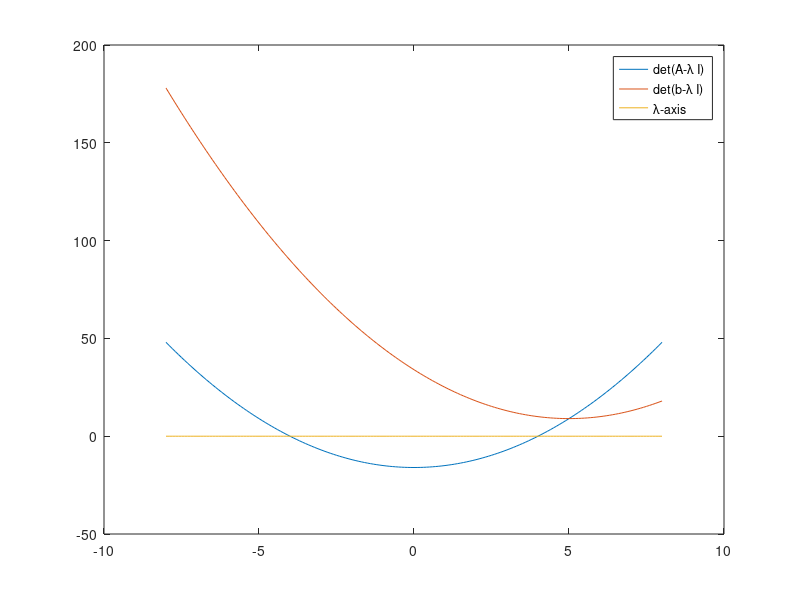

Reproduce this figure in MATLAB. (Note: this script raises an error after producing the figure.)
%% MAT 343 MATLAB Assignment 3 - Moulton Julien-Lehr TWTH 6:10
%
%% Lab 7 Exercise 1
%
%%
% *(a)*
%%
% From the initial figure position we can tell that one of the eigenvector will be
% (1,0). This is because both the vectors x and Ax are aligned at zero
% degrees. since the first eigenvector is (cos(theta), sin(theta)) we get
% (cos(0), sin(0)) or (1,0). The eigenvalue would thus be 5/4.
%%
% *(b)*
%%
% We can conclude that the second eigenvector is at 180 degrees or pi. thus
% the eigenvector will be (0,1) because the second eigenvector will is
% (-sin(theta), cos(theta)). The eigenvalue will be 3/4 for the second
% eigenvector.
%%
% *(c)*
%%
% The eigenvectors for the second matrix would be [(1, 0);(0, -1)] and the
% eigenvalues would be 5/4 and 3/4.
%%
% By inspection we can determine the eigenvalue-eigenvectors of 2x2
% diagonal matrices easily. This is 
% also true for 3x3 matrices. This is because the eigenvalues are
% determined by taking the determinant of the matrix minus the eigenvalues
% identity matrix. Since the determinant of a matrix with only values on
% the diagonal is just those values multiplied by each other you have that
% each value from the matrix is equal to one of the eigenvalues. 
%%
% You can also find the eigenvalue-eigenvector of a diagonal matrix by
% multiplying the matrix by each of the standard bases for that matrix.
% Thus to find the first eigenvalue you would mulitiply the matrix by E1.
% This would then mean that the first value of the matrix would be the
% eigenvalue and the first standard bases is eigenvector.
%% Lab 7 Exercise 2
%
%%
% *(a)*
%%
% A will have one positive eigenvalue.
%%
% *(b)*
%%
% A will have 1 negative eigenvalue.
%%
% *(c)* 
%%
% The positive eigenvalue will is about 5/4 and the negative eigenvalue is
% about -1/2.
%% Lab 7 Exercise 3
%
%%
% *(a)*
%%
% There are no lines that pass through the origin that contain both Ax and
% x.
%%
% *(b)*
%%
% A wont have any real eigenvectors and eigenvalues as there are no lines
% that pass through the origin that contain both Ax and x.
%% Lab 7 Exercise 4
%
format long
A = ones(10)+eye(10);
%%
% *(a)*
%%
% The rank of A-I is one because A-I is just a ten by ten matrix of ones
% thus there will be 9 free variables resulting in a rank of 1.
%%
rank(A-eye(10))
%%
% *(b)*
%%
% The nullity of A-I will be 9. This tells us that there are infinitely
% many solutions to the matrix and 
%%
% *(c)*
%%
% You know that the last eigenvalue must be 11 because based on the rank
% there are nine free variables each with a value of 1. Since the trace of
% A equalled 20 the last eigenvalue will equal 11.
%%
%
trace(A)
%%
% *(d)*
%%
% The eigenvalues are calculated out to 15 digits
e = eig(A)
%%
%
det(A)
%%
% *(e)*
%%
% The product of the eigenvalues is the determinant of A.
%%
%
prod(e)
%%
%
det(A)
%%
% *(f)*
p = poly(A);
%%
%
r = roots(p)
%%
% The computed results are acurate to the tens digit.Using the eig function
% is far more accurate than find the roots of the characteristic
% polynomial.
%% Lab 7 Exercise 5
%
a = [5 -3; 3 -5];
b = [5 -3; 3 5];
format short
%%
% *(a)*
eig(a)
%%
%
eig(b)
%% 
% A and B do not have the same type of eigenvalues.
%%
%
p=poly(a);
q=poly(b);
x=-8:0.1:8;
y=polyval(p,x);
z=zeros(size(x));
w=polyval(q,x);
plot(x,y,x,w,x,z)
legend('det(A-\lambda I)', 'det(b-\lambda I)', '\lambda-axis')
%%
% You can use the graph to estimate the eigenvalues of A by seeing where
% they equal zero. The graph shows us that the eigenvalues of B have no
% real roots as B never crosses the lambda axis.
%%
% *(b)*
[X D] = eig(a);
%%
% *(i)*
D
%%
% The values are the same.
%%
% *(ii)*
x1=X(:,1)
%%
%
x2=X(:,2)
%%
%
a*x1-D(1,1)*x1
%%
%
a*x2-D(2,2)*x2
%%
% These calculations show the accuracy of the eigenvalues and eigenvectors
% of A.
%%
% *(iii)*
%%
% 
X*D*inv(X)
%%
% *(iv)*
%%
% 
X*(D^5)*inv(X)
%%
% 
X*(D^10)*inv(X)
%%
%
a^5
%%
%
a^10
%% Lab 7 Exercise 6
%
B = [-1 -1; 1 1];
A = [zeros(2) eye(2); eye(2) B];
%%
% *(a)*
rref(A-eye(4))
%%
%
rref(A+eye(4))
%%
% The dimensions for the eigenspaces are 4x3.
%%
% *(b)*
null(B, 'rat')
%%
% *(c)*
trace(A)
%%
%
det(A)
%%
% A is not defective. The trace and determinant show that A is linearly
% independent but the eigenvalues are linearly dependent.
%%
% *(d)*
format long
c = eig(A)
format short
%%
% The computed values are accurate to 8 digits.
%%
%
[X D] = eig(A);
cond(X)
%%
%
log10(cond(X))
%%
% *(e)*
rank(X)
%%
% No the computed eigenvalues are not independent.
%%
% 
inv(X)*A*X
%%
% The computed matrix X does diagonalize A.
%% Lab Curve Fitting Exercise 1
%
%% Lab Curve Fitting Exercise 2
%
type l6e2.m
run l6e2.m
%% Lab Curve Fitting Exercise 3
%
%%
% A scientist may prefer to work with the linear fir over the 5th degree
% polynomial because of the number of data point is very small. This mean
% that the 5th degree polynimial will become less accurate outside of the
% data points. Also the scientist may know that the relationship they are 
% modeling is a linear function and that using a 5th degree polynomial will
% model the noise from their data points more than the relationship between
% the data.
%% Lab Curve Fitting Exercise 4
%
type l6e4.m
run l6e4.m
%%
% In conclusion you can observe that dispite the ninth degree polynomial
% going through every data point, the quadratic function fits the data
% better.